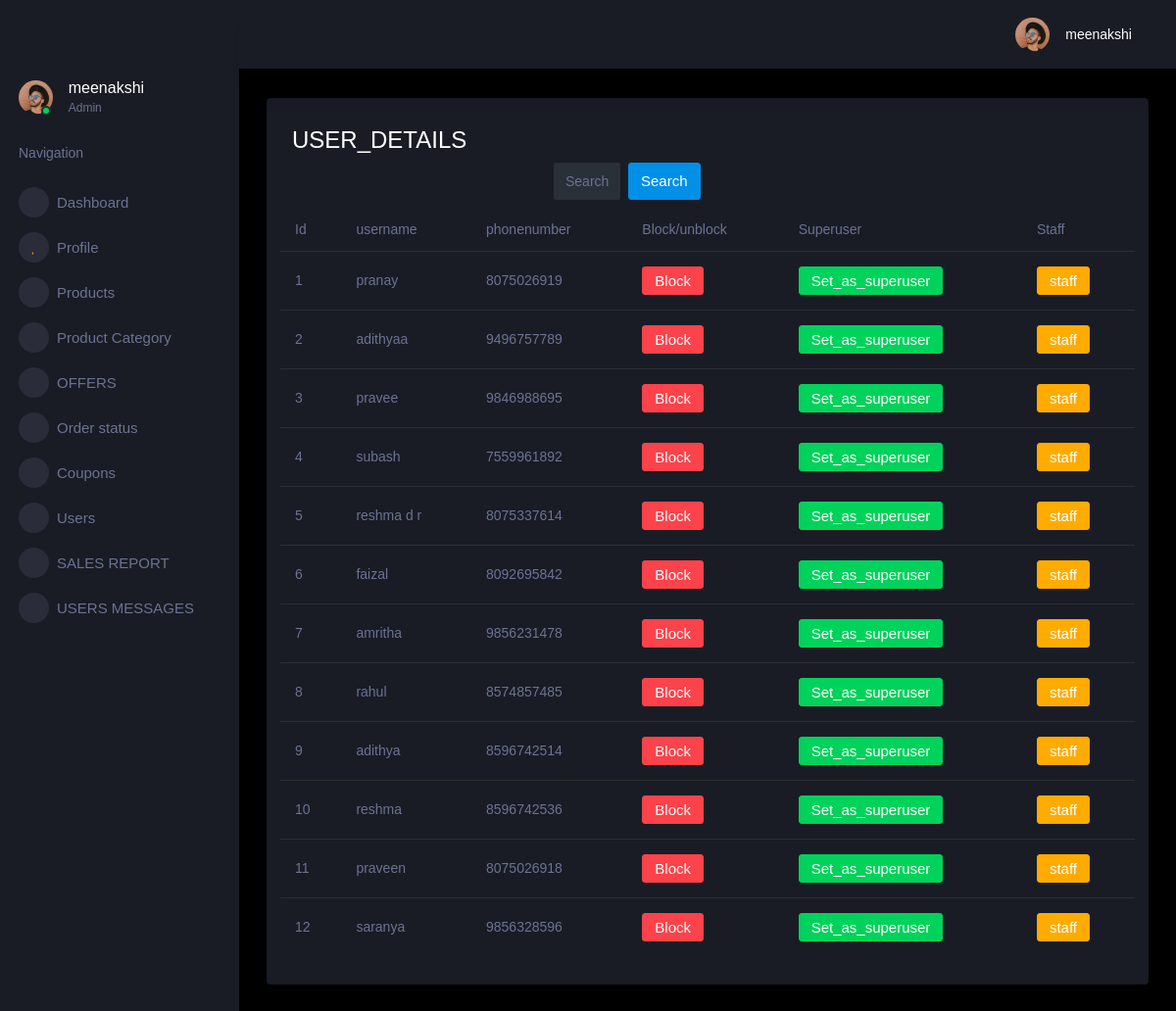
Page /Userdetails on the committed database.
### Users_app/models.py (models this page shows, shortened)
class Custom_users(models.Model):
    id = models.AutoField(primary_key=True)
    phonenumber=models.CharField(max_length=10,null=True)
    username=models.CharField(max_length=30)
    password=models.CharField(max_length=50,null=True)
    is_staff = models.BooleanField(default=True)
    is_superuser = models.BooleanField(default=False)
    otp=models.CharField(max_length=6,null=True)
    otp_verified = models.BooleanField(default=False)
    is_blocked = models.BooleanField(default=False)

### Users_app/views.py (the view)
# urls.py: path('Userdetails',views.Users_details,name='userdetails'),
def Users_details(request):
    users = Custom_users.objects.all().order_by('-id')  # Order by 'id' in descending order
    context = {
        'users': users
    }
    return render(request, 'Users_details.html', context)

### templates/Users_details.html (shortened to what this page needs)
{% extends 'adminbase.html' %}
{% load static %}
{% block content %}
      <div class="main-panel">
        <div class="content-wrapper">
          <div class="row">
            <div class="col-xl-12 col-sm-12 grid-margin stretch-card">
              <div class="card">
                <div class="card-body">
                  <div class="row">
                    <div class="col-9">
                        <h3 class="mb-0">USER_DETAILS</h3>
                        <ul class="navbar-nav w-50 mx-5 ml-auto">
                            <li class="nav-item w-50">
                              <form class="nav-link mt-2 mt-md-0 d-none d-lg-flex search" method='GET' action="{% url 'User_search' %}">{% csrf_token %}
                                <input type="text" class="form-control" placeholder="Search Users" name='q'>
                                <button class="btn btn-primary mx-2" type="submit"> Search</button>
                              </form>
                            </li>
                          </ul>
                        </div>
                      <div class="table-responsive">
                        <table class="table table-hover">
                          <thead>
                            <tr>
                              <th scope="col">Id</th>
                              <th scope="col">username</th>
                              <th scope="col">phonenumber</th>
                              <th scope="col">Block/unblock</th>
                              <th scope="col">Superuser</th>
                              <th scope="col">Staff</th>
                            </tr>
                          </thead>
                          <tbody>
                            {% for s in users %}
                              <tr>
                                <td>{{ forloop.counter}}</td>
                                <td>{{ s.username }}</td>
                                <td>{{ s.phonenumber }}</td>
                              <td>
                                    <button class="btn btn-danger toggle-button" data-userid="{{ s.id }}" data-attribute="is_blocked">
                                        {% if s.is_blocked %}Unblocked{% else %}Block{% endif %}
                                    </button>
                                </td>
                                <td>
                                    <button class="btn btn-success toggle-button"
                                            data-userid="{{ s.id }}"
                                            data-attribute="is_superuser">
                                        {% if s.is_superuser %}superuser{% else %}Set_as_superuser{% endif %}
                                    </button>
                                </td>
                                <td>
                                    <button class="btn btn-warning toggle-button"
                                            data-userid="{{ s.id }}"
                                            data-attribute="is_staff">
                                        {% if s.is_staff %}staff{% else %}st_as staff{% endif %}
                                    </button>
                                </td>
                    </div>
                    {% endfor %}
  {% endblock content %}

### rows in the picture
Custom_users: username "pranay", phonenumber "8075026919", is_blocked "Block", is_superuser "Set_as_superuser", is_staff "staff"
Custom_users: username "adithyaa", phonenumber "9496757789", is_blocked "Block", is_superuser "Set_as_superuser", is_staff "staff"
Custom_users: username "pravee", phonenumber "9846988695", is_blocked "Block", is_superuser "Set_as_superuser", is_staff "staff"
Custom_users: username "subash", phonenumber "7559961892", is_blocked "Block", is_superuser "Set_as_superuser", is_staff "staff"
Custom_users: username "reshma d r", phonenumber "8075337614", is_blocked "Block", is_superuser "Set_as_superuser", is_staff "staff"
Custom_users: username "faizal", phonenumber "8092695842", is_blocked "Block", is_superuser "Set_as_superuser", is_staff "staff"
Custom_users: username "amritha", phonenumber "9856231478", is_blocked "Block", is_superuser "Set_as_superuser", is_staff "staff"
Custom_users: username "rahul", phonenumber "8574857485", is_blocked "Block", is_superuser "Set_as_superuser", is_staff "staff"
Custom_users: username "adithya", phonenumber "8596742514", is_blocked "Block", is_superuser "Set_as_superuser", is_staff "staff"
Custom_users: username "reshma", phonenumber "8596742536", is_blocked "Block", is_superuser "Set_as_superuser", is_staff "staff"
Custom_users: username "praveen", phonenumber "8075026918", is_blocked "Block", is_superuser "Set_as_superuser", is_staff "staff"
Custom_users: username "saranya", phonenumber "9856328596", is_blocked "Block", is_superuser "Set_as_superuser", is_staff "staff"
